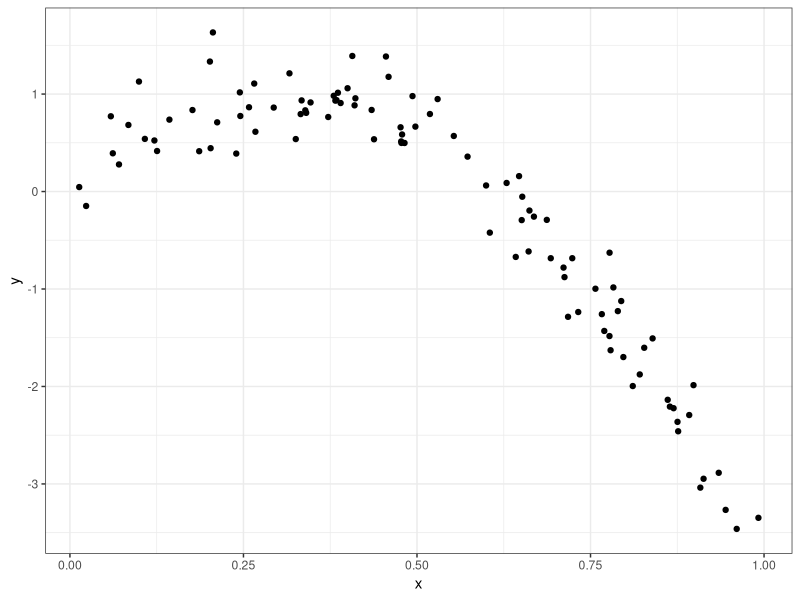
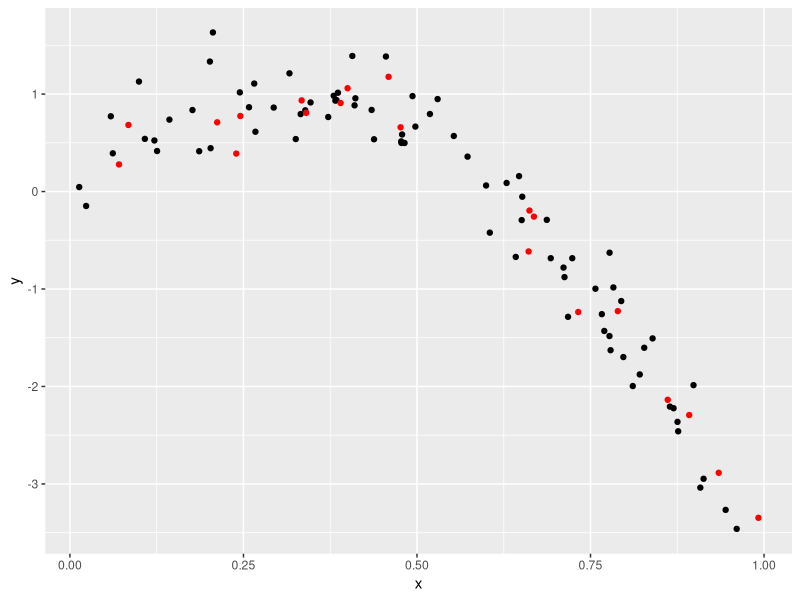
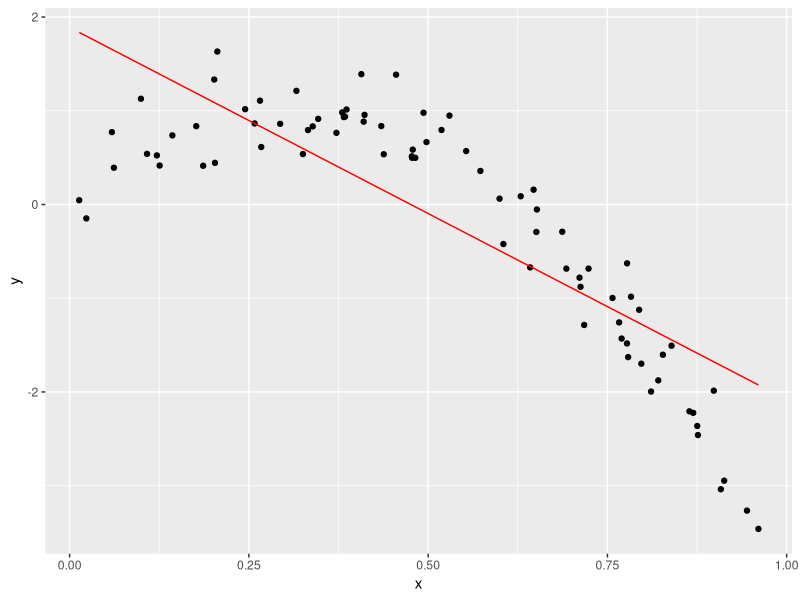
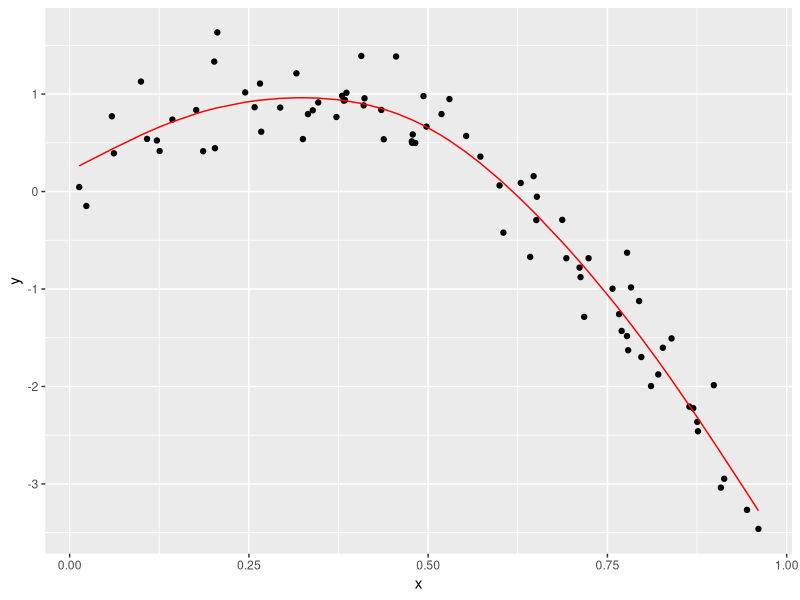
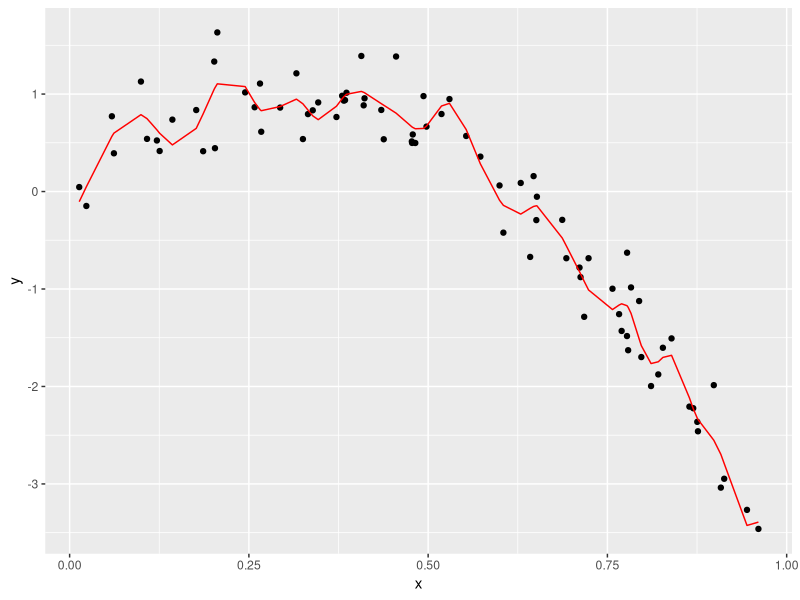
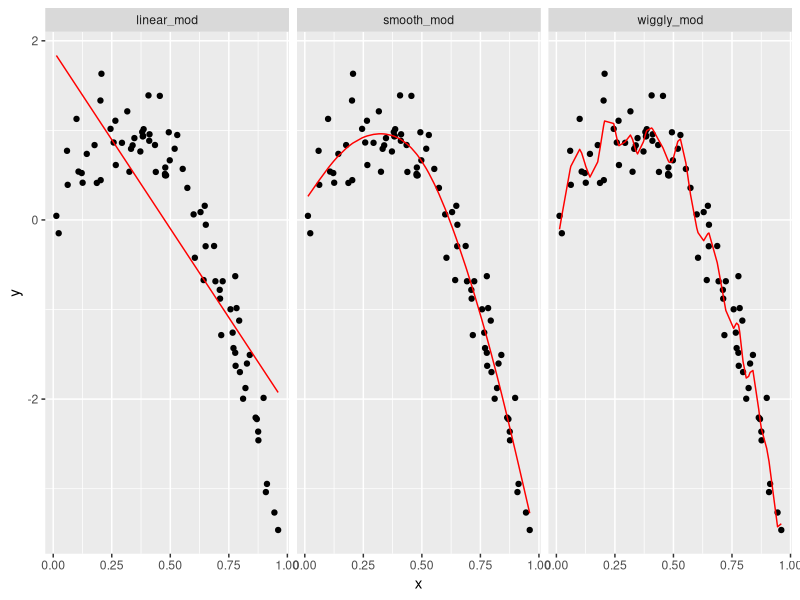
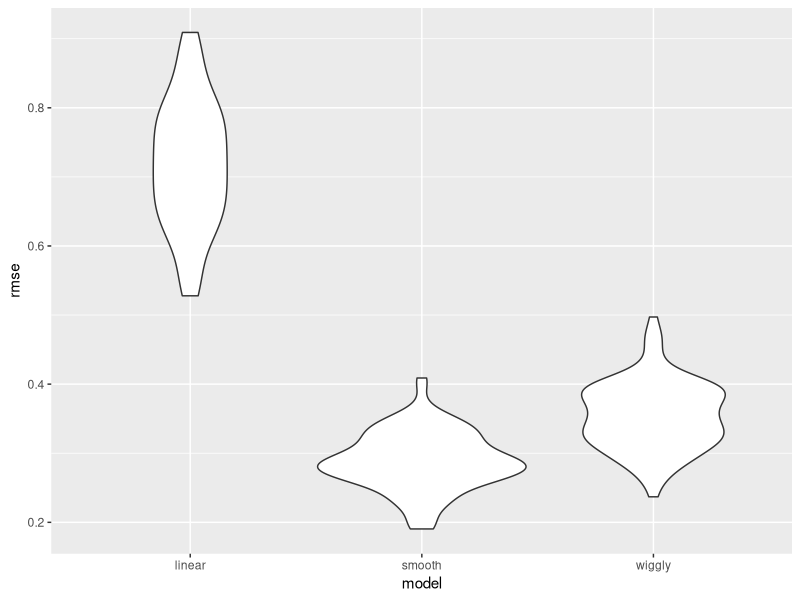

Generate these figures, in order, with R:
## ---- chunk 1
knitr::opts_chunk$set(echo = TRUE)
## ---- chunk 2
library(tidyverse)
library(modelr)
library(mgcv)

set.seed(1)
## ---- chunk 3
nonlin_df = 
  tibble(
    id = 1:100,
    x = runif(100, 0, 1),
    y = 1 - 10 * (x - .3) ^ 2 + rnorm(100, 0, .3)
  )

nonlin_df %>% 
  ggplot(aes(x = x, y = y)) + 
  geom_point() + theme_bw() 
## ---- chunk 4
train_df = sample_n(nonlin_df, 80)
test_df = anti_join(nonlin_df, train_df, by = "id")

ggplot(train_df, aes(x = x, y = y)) + 
  geom_point() + 
  geom_point(data = test_df, color = "red")
## ---- chunk 5
linear_mod = lm(y ~ x, data = train_df)
smooth_mod = mgcv::gam(y ~ s(x), data = train_df)
wiggly_mod = mgcv::gam(y ~ s(x, k = 30), sp = 10e-6, data = train_df)
## ---- chunk 6
linear_train = train_df %>% 
  add_predictions(linear_mod) %>% 
  ggplot(aes(x = x, y = y)) + geom_point() + 
  geom_line(aes(y = pred), color = "red")

smooth_train = train_df %>% 
  add_predictions(smooth_mod) %>% 
  ggplot(aes(x = x, y = y)) + geom_point() + 
  geom_line(aes(y = pred), color = "red")

wiggly_train = train_df %>% 
  add_predictions(wiggly_mod) %>% 
  ggplot(aes(x = x, y = y)) + geom_point() + 
  geom_line(aes(y = pred), color = "red")

linear_train
smooth_train
wiggly_train

train_df %>% 
  gather_predictions(linear_mod, smooth_mod, wiggly_mod) %>% 
  mutate(model = fct_inorder(model)) %>% 
  ggplot(aes(x = x, y = y)) + 
  geom_point() + 
  geom_line(aes(y = pred), color = "red") + 
  facet_wrap(~model)
## ---- chunk 7
rmse(linear_mod, test_df)
rmse(smooth_mod, test_df)
rmse(wiggly_mod, test_df)
## ---- chunk 8
cv_df = 
  crossv_mc(nonlin_df, 100)
## Repeat 100 times for different 80/20 splits. 
## ---- chunk 9
cv_df %>% pull(train) %>% .[[1]] %>% as_tibble

## in my cv_df, pull first training split. All the resamples are different from each other.  
## makes this more memory efficient
## ---- chunk 10
cv_df =
  cv_df %>% 
  mutate(
    train = map(train, as_tibble),
    test = map(test, as_tibble))

## Instead of keeping each dataset as row number in the dataset, we expand the actual list of the each resample object, Makes it less memory intensive, but make use it to make models.  
## ---- chunk 11
cv_df = 
  cv_df %>% 
  mutate(linear_mods  = map(train, ~lm(y ~ x, data = .x)),
         smooth_mods  = map(train, ~mgcv::gam(y ~ s(x), data = .x)),
         wiggly_mods  = map(train, ~gam(y ~ s(x, k = 30), sp = 10e-6, data = .x))) %>% 
  mutate(rmse_linear = map2_dbl(linear_mods, test, ~rmse(model = .x, data = .y)),
         rmse_smooth = map2_dbl(smooth_mods, test, ~rmse(model = .x, data = .y)),
         rmse_wiggly = map2_dbl(wiggly_mods, test, ~rmse(model = .x, data = .y)))
## ---- chunk 12
cv_df %>% 
  select(starts_with("rmse")) %>% 
  pivot_longer(
    everything(),
    names_to = "model", 
    values_to = "rmse",
    names_prefix = "rmse_") %>% 
  mutate(model = fct_inorder(model)) %>% 
  ggplot(aes(x = model, y = rmse)) + geom_violin()
## ---- chunk 13

